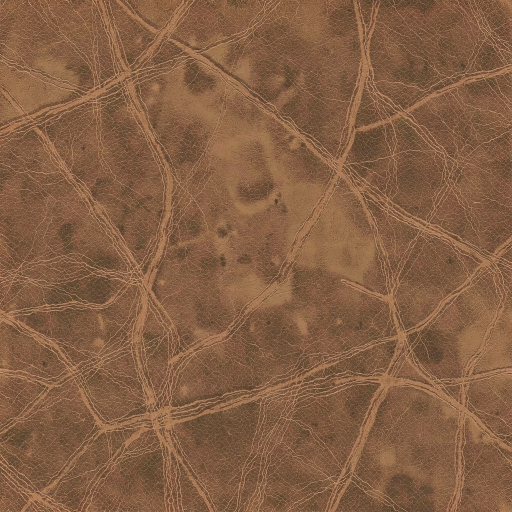
#> input picture content/batches/flux2-parity-0150/bpskin_leather_fill_a.png, 1024 x 1024 px, found by its file name (shown at 1/2 size); its folder holds only this picture in this run
$ python req0150_fixups.py
#> lines starting #> are read from the running program, lines starting #| are printed output that depends on the picture
#> in main, img is the input picture: PIL image 1024x1024 RGB; mean R, G, B 133.1, 95.3, 68.2
### tools/art_route.py
#!/usr/bin/env python3
"""THE image-generation route. One file. Everything else imports it.

RATIFIED (user, 2026-07-13, REQ-0150 "Flux2化"): FLUX.2 klein 4B distilled, GGUF
Q8_0, Apache 2.0. There is no other production route. SDXL is retired.

Sampler settings are the USER'S, reached in InvokeAI Community Edition and
ratified 2026-07-13 by looking at the results:

    euler · steps 30 · cfg 1.0 · seed 1 · flux2 VAE · Qwen3-4B text encoder · NO LoRAs

STEPS = 30, not 4. klein is a distilled 4-step model and this pipeline used to
default to 4. The user's verdict was reached at 30. Do not "optimise" it back.

THE NEGATIVE PROMPT DOES NOT EXIST ON THIS ROUTE. Distilled klein samples at
cfg 1.0 and the official graph feeds a ConditioningZeroOut of the POSITIVE in as
the negative. Any negative you pass is discarded. Steer style from the POSITIVE.
`build_txt2img` refuses a negative outright rather than accepting and dropping it.

LoRAs DO NOT LOAD. SDXL/SD1.5 LoRAs are a different architecture. REQ-0150 settled
this: the two the program used (detail_tweaker, cel_shaded_art_style) were generic
style/detail boosters, not identity LoRAs, and are dropped. The user's own ratified
settings independently say "No LoRAs".

SEAMLESS TILING (REQ-0150 §2, measured): pass tiling=True and the decode goes
through CircularVAEDecode. That is the whole recipe on FLUX -- seam ratio 0.76-1.43
(mean 1.00) against a plain-decode control of 0.92-2.73. SeamlessTile, which SDXL
needed, is a NO-OP here: it patches torch.nn.Conv2d and FLUX's denoiser is a DiT
that holds none (proved bit-identical, 4/4). Do not add it back.

BOX (RTX 2080, 8 GB VRAM / 23 GB RAM): FLUX.2 and the Qwen3-4B encoder do not
co-reside in 8 GB, so ComfyUI swaps them per prompt. Measured: the FIRST generation
of a run costs ~450-540 s (cold load); later generations on the SAME prompt cost
2-20 s; a PROMPT CHANGE forces a text-encoder reload, 30-170 s. => BATCH BY PROMPT,
NOT BY SEED, and never judge throughput on the first image.
"""
import json
import os
import time
import urllib.request

COMFY = "http://127.0.0.1:8188"
COMFY_INPUT_DIR = os.path.expanduser("~/ComfyUI/input")
COMFY_OUTPUT_DIR = os.path.expanduser("~/ComfyUI/output")

FLUX = {
    "unet": "flux-2-klein-4b-Q8_0.gguf",     # Apache 2.0, unsloth GGUF Q8_0
    "clip": "qwen_3_4b.safetensors",
    "vae":  "flux2-vae.safetensors",
}
# The user's ratified sampler settings. Not klein's distilled defaults.
STEPS = 30
CFG = 1.0
SAMPLER = "euler"
SEED = 1

# The game grid cell. Generation size must match the intended CELL FOOTPRINT'S
# ASPECT RATIO -- see art_style.gen_size(). Square-then-downscale is retired: it
# is what made a 1x3 sword float in the middle of its own icon.
CELL_PX = 128


def submit(wf):
    data = json.dumps({"prompt": wf}).encode()
    req = urllib.request.Request(COMFY + "/prompt", data=data,
                                 headers={"Content-Type": "application/json"})
    try:
        r = json.load(urllib.request.urlopen(req, timeout=30))
    except urllib.error.HTTPError as e:
        body = e.read().decode("utf-8", errors="replace")
        raise RuntimeError("ComfyUI /prompt rejected the workflow: %s -- %s" % (e, body))
    if "error" in r:
        raise RuntimeError("ComfyUI /prompt error: %s" % r["error"])
    return r["prompt_id"]


# [140 lines left out: functions wait_done, build_txt2img, not called in this run]

### tools/spikes/req0150_parity.py
#!/usr/bin/env python3
# =============================================================================
# SPIKE -- HISTORY. Its findings are recorded in
# docs/REQ/todo/REQ-0150-flux2-migration.md and are now encoded in
# tools/art_route.py (the tiling recipe, the sampler settings, the box timings)
# and tools/art_style.py (the templates and the prompt-weighting conversion).
# Kept so the numbers can be re-derived. NOT part of the pipeline.
# =============================================================================
"""REQ-0150 §3 -- parity batch: reproduce the user's InvokeAI settings on OUR flux2 pipeline.

The user (2026-07-13) found settings in InvokeAI Community Edition that give them
results they are happy with, and ratified them as the program's art direction:

  items + units  -> InvokeAI "Anime" template
  monsters       -> InvokeAI "Concept Art (Fantasy)" template
  FLUX.2 klein 4B, no LoRAs, euler, steps 30, flux2 VAE, Qwen3-4B encoder, seed 1
  generation size matched to the intended CELL FOOTPRINT (aspect ratio), not square

This SUPERSEDES the Norse dark-fantasy painterly direction, including REQ-0127's
ratified (S7 ALL GREEN) unit roster style. User decision, 2026-07-13.

Before regenerating every batch on this direction, PROVE the pipeline reproduces
what the user saw. Three things could silently diverge between InvokeAI and our
ComfyUI graph, and all three would poison a full regeneration:

 1. PROMPT WEIGHTING SYNTAX. InvokeAI's templates use its own emphasis syntax
    (`+` = x1.1, `++` = x1.21, `+++` = x1.331). ComfyUI does NOT understand it --
    pasted verbatim, "anime++" tokenises the plus signs as text. We convert to
    ComfyUI's `(text:weight)`. Whether that lands the same way on a Qwen3 text
    encoder is an open question, so this batch generates BOTH the weighted and a
    flattened (weights stripped) variant of two assets and compares.
 2. THE NEGATIVE PROMPT. Both InvokeAI templates carry one. On our route it is
    inactive (distilled klein, cfg 1.0, ConditioningZeroOut). Almost certainly it
    was inactive in the user's InvokeAI runs too, for the same reason -- but we
    do not depend on that: we drop it and steer from the POSITIVE only.
 3. SIZE SNAPPING. Some of the user's sizes are not multiples of 16 and cannot be
    latents (sword h=756, goblin w=386). Snapped to the exact cell footprint --
    see SIZE_NOTES.

STOP AT S7: nothing here goes to content/live/. The user rules on the gallery.
"""
import argparse, glob, json, os, re, shutil, sys, time

sys.path.insert(0, os.path.dirname(os.path.dirname(os.path.abspath(__file__))))
import gen_item_icons as G  # noqa: E402  the ONE definition of the flux2 route
from PIL import Image  # noqa: E402

STEPS = 30          # user-verified. NOT klein's distilled default of 4.
CFG = 1.0
SAMPLER = "euler"
SEED = 1
CELL_PX = 128       # the game cell; the user's monster sizes are 1x this, items 2x

# --- InvokeAI default templates, verbatim -----------------------------------
# (invoke-ai/InvokeAI: default_style_presets.json). The negative_prompt of each
# is recorded for the record and NOT used -- see docstring note 2.
INVOKE_TEMPLATES = {
    "anime": {
        "positive": "{prompt} anime++, bold outline, cel-shaded coloring, shounen, seinen",
        "negative": "(photo)+++. greyscale. solid black. painting",
    },
    "concept_art_fantasy": {
        "positive": ("concept artwork of a {prompt}. (digital painterly art style)++, "
                     "mythological, (textured 2d dry media brushpack)++, glazed "
                     "brushstrokes, otherworldly. painting+, illustration+"),
        "negative": "photo. distorted, blurry, out of focus. sketch. (cgi, 3d.)++",
    },
}

# InvokeAI emphasis: a run of + or - IMMEDIATELY after a word or a (parenthesised
# group), and immediately BEFORE a boundary. The trailing-boundary lookahead is
# not optional: without it this eats the hyphen in "cel-shaded coloring" as a
# de-emphasis marker and emits "(cel:0.909)shaded coloring". That bug is invisible
# unless you print the prompt, and it would have poisoned every anime-template
# asset in the batch. The body also must not swallow its own '+' (else "anime++"
# yields "(anime+:1.1)").
_TRAIL = re.compile(r"(\([^)]+\)|[^\s,.()+]+)([+-]+)(?=[\s,.]|$)")


# [24 lines left out: functions invoke_to_comfy, flatten, render, not called in this run]


# --- the user's assets ------------------------------------------------------
# cells = (w, h) in CELL_PX units. px = the size actually generated.
SIZE_NOTES = {
    "iron_sword": "user said 256x756; 756 is not a valid latent size -> 768 (= 3 cells x 256)",
    "goblin": "user said 512x386 (landscape); confirmed a slip -> 384x512 portrait (3x4 cells)",
    "goblin_shaman": "same correction as goblin -> 384x512",
}

ASSETS = [
    # --- items: Anime, 256 px per cell -------------------------------------
    dict(id="iron_sword",        kind="item",    tmpl="anime", cells=(1, 3), px=(256, 768),
         subject="iron sword, white background, bold outline"),
    dict(id="iron_shield",       kind="item",    tmpl="anime", cells=(2, 2), px=(512, 512),
         subject="iron shield, white background, bold outline"),
    dict(id="large_iron_shield", kind="item",    tmpl="anime", cells=(2, 3), px=(512, 768),
         subject="large iron shield, white background, bold outline"),
    dict(id="healing_potion",    kind="item",    tmpl="anime", cells=(1, 2), px=(256, 512),
         subject="healing potion, white background, bold outline"),
    # --- monsters: Concept Art (Fantasy), 128 px per cell -------------------
    dict(id="goblin",            kind="monster", tmpl="concept_art_fantasy", cells=(3, 4),
         px=(384, 512), subject="goblin, white background"),
    dict(id="goblin_shaman",     kind="monster", tmpl="concept_art_fantasy", cells=(3, 4),
         px=(384, 512), subject="goblin shaman, white background"),
    dict(id="chimera",           kind="monster", tmpl="concept_art_fantasy", cells=(6, 4),
         px=(768, 512), subject="Chimera, white background"),
    dict(id="ancient_dragon",    kind="monster", tmpl="concept_art_fantasy", cells=(10, 10),
         px=(1280, 1280), subject="Ancient Dragon, white background"),
    # --- units: Anime -------------------------------------------------------
    dict(id="unit_elf",          kind="unit", tmpl="anime", cells=(4, 4), px=(512, 512),
         subject="female elf, portrait, looking at viewer, white background"),
    dict(id="unit_thief",        kind="unit", tmpl="anime", cells=(4, 4), px=(512, 512),
         subject="a female thief, portrait, looking at viewer, white background"),
    dict(id="unit_princess",     kind="unit", tmpl="anime", cells=(4, 4), px=(512, 512),
         subject="a little princess, portrait, looking at viewer, white background"),
    # --- backpack texture: Anime + the REQ-0150 §2 tiling recipe -------------
    dict(id="bpskin_leather",    kind="texture", tmpl="anime", cells=(8, 8), px=(1024, 1024),
         subject="leather texture", tiling=True),
]

# weights-vs-flattened control: does ComfyUI's (x:w) on a Qwen3 encoder do
# anything at all? Two assets, one per template.
PROBES = ["iron_sword", "goblin"]


def wf(prompt, w, h, seed, prefix, tiling=False):
    g = {
        "1": {"class_type": "UnetLoaderGGUF", "inputs": {"unet_name": G.FLUX["unet"]}},
        "2": {"class_type": "CLIPLoader", "inputs": {"clip_name": G.FLUX["clip"],
                                                     "type": "flux2", "device": "default"}},
        "3": {"class_type": "VAELoader", "inputs": {"vae_name": G.FLUX["vae"]}},
        "4": {"class_type": "CLIPTextEncode", "inputs": {"text": prompt, "clip": ["2", 0]}},
        "5": {"class_type": "ConditioningZeroOut", "inputs": {"conditioning": ["4", 0]}},
        "6": {"class_type": "EmptyFlux2LatentImage",
              "inputs": {"width": w, "height": h, "batch_size": 1}},
        "7": {"class_type": "KSamplerSelect", "inputs": {"sampler_name": SAMPLER}},
        "8": {"class_type": "Flux2Scheduler", "inputs": {"steps": STEPS, "width": w, "height": h}},
        "9": {"class_type": "RandomNoise", "inputs": {"noise_seed": seed}},
        "13": {"class_type": "CFGGuider", "inputs": {"model": ["1", 0], "positive": ["4", 0],
                                                     "negative": ["5", 0], "cfg": CFG}},
        "14": {"class_type": "SamplerCustomAdvanced",
               "inputs": {"noise": ["9", 0], "guider": ["13", 0], "sampler": ["7", 0],
                          "sigmas": ["8", 0], "latent_image": ["6", 0]}},
    }
    # REQ-0150 §2: CircularVAEDecode is the FLUX seamless-tiling recipe.
    g["15"] = ({"class_type": "CircularVAEDecode",
                "inputs": {"samples": ["14", 0], "vae": ["3", 0], "tiling": "enable"}}
               if tiling else
               {"class_type": "VAEDecode", "inputs": {"samples": ["14", 0], "vae": ["3", 0]}})
    g["16"] = {"class_type": "SaveImage", "inputs": {"images": ["15", 0],
                                                     "filename_prefix": prefix}}
    return g


# [70 lines left out: functions run, main, not called in this run]


# [2 lines that do not run on import are left out]

### tools/spikes/req0150_fixups.py
#!/usr/bin/env python3
# =============================================================================
# SPIKE -- HISTORY. This produced a result that is now recorded in
# docs/REQ/todo/REQ-0150-flux2-migration.md and encoded in the pipeline. It is
# kept so the result can be re-derived, not because it is part of the pipeline.
# The pipeline is tools/art_route.py + tools/art_style.py + tools/gen_*.py.
# =============================================================================
"""REQ-0150 §3 fixups -- the two assets the parity batch got wrong.

1. bpskin fill. The Anime template ("bold outline", cel-shading) rendered a
   leather OBJECT: a rounded, stitched, black-outlined patch on white. It cannot
   be a fill. REQ-0126 settles why a crop of it will not do either: a backpack is
   an arbitrary POLYOMINO (I, L, T, S/Z, inner-corner, holed) and the skin
   composes as `fill_texture` TILED across the cell interiors + autotiled edge
   tiles (straight / outer-corner / inner-corner). A one-off patch cannot cover a
   shape it does not know the size of, so the fill must genuinely tile.
   -> fill legs here drop "bold outline" and say, positively, what a fill is:
      allover, edge-to-edge, no focal object, no border, no outline, no frame.
      Decoded through CircularVAEDecode (REQ-0150 §2's measured recipe).
   The bordered patch is NOT wasted: it is the right SOURCE to slice straight and
   corner edge tiles from -- that is REQ-0146 (bpskin-edge-strip-spike), reserved.

2. unit_thief. "a female thief" + the Anime template produced a MODERN UNIFORMED
   OFFICER (peaked cap, suit, tie). The subject needs fantasy anchoring; the
   template stays exactly as the user ratified it.
"""
import glob, json, os, shutil, sys, time
sys.path.insert(0, os.path.dirname(os.path.dirname(os.path.abspath(__file__))))
import gen_item_icons as G  # noqa: E402
import req0150_parity as P  # noqa: E402  templates + conversion, one definition
import numpy as np  # noqa: E402
from PIL import Image  # noqa: E402

OUT = "content/batches/flux2-parity-0150"

# --- fill_texture wording for the NEW (anime/cel-shaded) art direction --------
# REQ-0138's fill style was Norse painterly and is superseded; what carries over
# is the SHAPE of the constraint, not its words: name the fill positively and
# forbid the focal object / border / outline that "bold outline" invites.
FILL_STYLE = ("seamless repeating allover texture fill, tileable pattern, flat "
              "even lighting, uniform density edge to edge, filling the entire "
              "frame, no focal object, no single object, no border, no frame, "
              "no outline, no vignette, no shadow, cel-shaded coloring, flat "
              "colors, anime game texture, high detail, sharp focus")

FILLS = [
    ("bpskin_leather_fill_a", 101,
     "brown leather texture, worn grain and fine creases, " + FILL_STYLE),
    ("bpskin_leather_fill_b", 202,
     "brown leather texture, worn grain and fine creases, " + FILL_STYLE),
]

# --- thief: fantasy-anchored subjects, same ratified Anime template -----------
THIEVES = [
    ("unit_thief_v1", "a female thief, fantasy rogue, hooded leather armor, "
                      "dagger, portrait, looking at viewer, white background"),
    ("unit_thief_v2", "a female thief, medieval fantasy rogue in a dark hood and "
                      "worn leather armor, roguish smirk, portrait, looking at "
                      "viewer, white background"),
    ("unit_thief_v3", "a female rogue thief of a fantasy RPG, leather armor, "
                      "hood, belts and pouches, portrait, looking at viewer, "
                      "white background"),
]


def seam_metric(img):
    a = np.asarray(img.convert("RGB"), dtype=np.float32)
    wx = np.abs(a[:, 0] - a[:, -1]).mean(); wy = np.abs(a[0, :] - a[-1, :]).mean()
    ix = np.abs(np.diff(a, axis=1)).mean(); iy = np.abs(np.diff(a, axis=0)).mean()
    return round(float(wx / max(ix, 1e-6)), 2), round(float(wy / max(iy, 1e-6)), 2)


def tiled2x2(img, path):
    w, h = img.size
#> w = 1024; h = 1024
    s = Image.new("RGB", (w, h)); q = img.resize((w // 2, h // 2), Image.LANCZOS)
#> after `s = Image.new('RGB', (w, h))`: s: PIL image 1024x1024 RGB; every value is 0
#> after `q = img.resize((w // 2, h // 2), Image.LANCZOS)`:
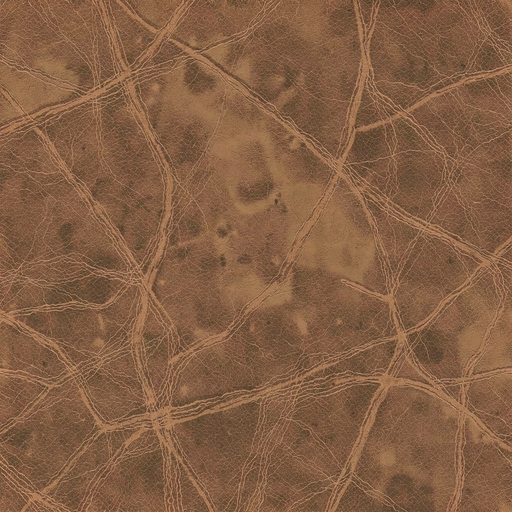
#> q: PIL image 512x512 RGB; mean R, G, B 133.1, 95.3, 68.2
    for dx in (0, w // 2):
        for dy in (0, h // 2):
            s.paste(q, (dx, dy))
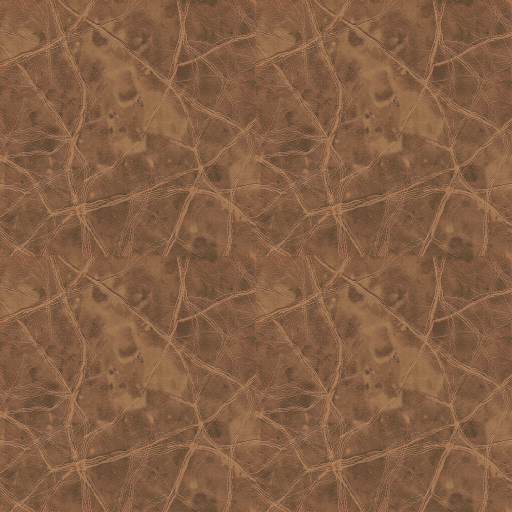
#> s: PIL image 1024x1024 RGB (shown at 1/2 size); mean R, G, B 133.1, 95.3, 68.2
    s.save(path)


def main():
    repo = os.path.dirname(os.path.dirname(os.path.abspath(__file__)))
    outdir = os.path.join(repo, OUT); os.makedirs(outdir, exist_ok=True)
    res = {"fills": [], "thieves": []}

    for name, seed, subject in FILLS:
        prompt = subject  # NOT the Anime template -- see docstring
        dst = os.path.join(outdir, name + ".png")
        pfx = "f0150_" + name
        if not os.path.exists(dst):
            t0 = time.time()
            pid = G.submit(P.wf(prompt, 1024, 1024, seed, pfx, tiling=True))
            h = G.wait_done(pid, timeout_s=3600)
            hits = sorted(glob.glob(os.path.join(G.COMFY_OUTPUT_DIR, pfx + "*.png")))
            if not h or not hits:
                print("FAIL " + name, flush=True); continue
            shutil.copy(hits[-1], dst)
            print("GEN %s %.1fs" % (name, time.time() - t0), flush=True)
        img = Image.open(dst)
        tiled2x2(img, os.path.join(outdir, name + "_tiled2x2.png"))
        rx, ry = seam_metric(img)
#> in seam_metric, `wx = np.abs(a[:, 0] - a[:, -1]).mean()`: wx = 11.54
#> in seam_metric, `wy = np.abs(a[0, :] - a[-1, :]).mean()`: wy = 13.53
#> in seam_metric, `ix = np.abs(np.diff(a, axis=1)).mean()`: ix = 12.38
#> in seam_metric, `iy = np.abs(np.diff(a, axis=0)).mean()`: iy = 13.48
#> rx = 0.93; ry = 1
        res["fills"].append({"id": name, "seed": seed, "prompt": prompt,
                             "seam_ratio_x": rx, "seam_ratio_y": ry})
        print("SEAM %s rx=%.2f ry=%.2f" % (name, rx, ry), flush=True)
#| SEAM bpskin_leather_fill_a rx=0.93 ry=1.00

    for name, subject in THIEVES:
        prompt = P.render("anime", subject, weighted=True)
        dst = os.path.join(outdir, name + ".png")
        pfx = "f0150_" + name
        if not os.path.exists(dst):
            t0 = time.time()
            pid = G.submit(P.wf(prompt, 512, 512, P.SEED, pfx))
            h = G.wait_done(pid, timeout_s=3600)
            hits = sorted(glob.glob(os.path.join(G.COMFY_OUTPUT_DIR, pfx + "*.png")))
            if not h or not hits:
                print("FAIL " + name, flush=True); continue
            shutil.copy(hits[-1], dst)
            print("GEN %s %.1fs" % (name, time.time() - t0), flush=True)
        res["thieves"].append({"id": name, "subject": subject, "prompt": prompt})

    with open(os.path.join(outdir, "fixups.json"), "w") as f:
        json.dump(res, f, indent=2, ensure_ascii=False)
    print("DONE", flush=True)


if __name__ == "__main__":
    main()
#> (the call stopped at in submit, `r = json.load(urllib.request.urlopen(req, timeout=30))`: the network is not available in this run)
